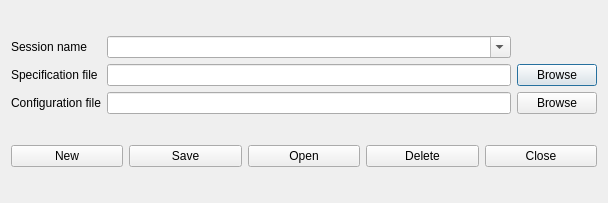
<?xml version="1.0" encoding="UTF-8"?>
<ui version="4.0">
 <class>SessionsDialog</class>
 <widget class="QDialog" name="SessionsDialog">
  <property name="geometry">
   <rect>
    <x>0</x>
    <y>0</y>
    <width>608</width>
    <height>203</height>
   </rect>
  </property>
  <property name="windowTitle">
   <string>Sessions</string>
  </property>
  <layout class="QVBoxLayout" name="verticalLayout">
   <item>
    <layout class="QGridLayout" name="gridLayout">
     <item row="0" column="0">
      <widget class="QLabel" name="label_name">
       <property name="text">
        <string>Session name</string>
       </property>
      </widget>
     </item>
     <item row="1" column="0">
      <widget class="QLabel" name="label_specification">
       <property name="text">
        <string>Specification file</string>
       </property>
      </widget>
     </item>
     <item row="1" column="1">
      <widget class="QLineEdit" name="line_specification"/>
     </item>
     <item row="2" column="1">
      <widget class="QLineEdit" name="line_configuration"/>
     </item>
     <item row="2" column="0">
      <widget class="QLabel" name="label_configuration">
       <property name="text">
        <string>Configuration file</string>
       </property>
      </widget>
     </item>
     <item row="0" column="1">
      <widget class="QComboBox" name="combo_name">
       <property name="editable">
        <bool>true</bool>
       </property>
      </widget>
     </item>
     <item row="1" column="2">
      <widget class="QPushButton" name="button_specification">
       <property name="text">
        <string>Browse</string>
       </property>
       <property name="icon">
        <iconset theme="document-open">
         <normaloff/>
        </iconset>
       </property>
      </widget>
     </item>
     <item row="2" column="2">
      <widget class="QPushButton" name="button_configuration">
       <property name="text">
        <string>Browse</string>
       </property>
       <property name="icon">
        <iconset theme="document-open">
         <normaloff/>
        </iconset>
       </property>
      </widget>
     </item>
    </layout>
   </item>
   <item>
    <layout class="QHBoxLayout" name="horizontalLayout_2">
     <item>
      <widget class="QPushButton" name="button_new">
       <property name="text">
        <string>New</string>
       </property>
       <property name="icon">
        <iconset theme="document-new">
         <normaloff/>
        </iconset>
       </property>
       <property name="shortcut">
        <string>Ctrl+N</string>
       </property>
      </widget>
     </item>
     <item>
      <widget class="QPushButton" name="button_save">
       <property name="text">
        <string>Save</string>
       </property>
       <property name="icon">
        <iconset theme="document-save">
         <normaloff/>
        </iconset>
       </property>
       <property name="shortcut">
        <string>Ctrl+S</string>
       </property>
      </widget>
     </item>
     <item>
      <widget class="QPushButton" name="button_open">
       <property name="text">
        <string>Open</string>
       </property>
       <property name="icon">
        <iconset theme="document-open">
         <normaloff/>
        </iconset>
       </property>
       <property name="shortcut">
        <string>Ctrl+O</string>
       </property>
      </widget>
     </item>
     <item>
      <widget class="QPushButton" name="button_delete">
       <property name="text">
        <string>Delete</string>
       </property>
       <property name="icon">
        <iconset theme="edit-delete">
         <normaloff/>
        </iconset>
       </property>
      </widget>
     </item>
     <item>
      <widget class="QPushButton" name="button_close">
       <property name="text">
        <string>Close</string>
       </property>
       <property name="icon">
        <iconset theme="window-close">
         <normaloff/>
        </iconset>
       </property>
      </widget>
     </item>
    </layout>
   </item>
  </layout>
 </widget>
 <resources/>
 <connections>
  <connection>
   <sender>button_specification</sender>
   <signal>clicked()</signal>
   <receiver>SessionsDialog</receiver>
   <slot>on_button_specification()</slot>
   <hints>
    <hint type="sourcelabel">
     <x>375</x>
     <y>107</y>
    </hint>
    <hint type="destinationlabel">
     <x>211</x>
     <y>152</y>
    </hint>
   </hints>
  </connection>
  <connection>
   <sender>button_configuration</sender>
   <signal>clicked()</signal>
   <receiver>SessionsDialog</receiver>
   <slot>on_button_configuration()</slot>
   <hints>
    <hint type="sourcelabel">
     <x>375</x>
     <y>227</y>
    </hint>
    <hint type="destinationlabel">
     <x>211</x>
     <y>152</y>
    </hint>
   </hints>
  </connection>
  <connection>
   <sender>combo_name</sender>
   <signal>activated(QString)</signal>
   <receiver>SessionsDialog</receiver>
   <slot>on_combo_name()</slot>
   <hints>
    <hint type="sourcelabel">
     <x>321</x>
     <y>36</y>
    </hint>
    <hint type="destinationlabel">
     <x>303</x>
     <y>101</y>
    </hint>
   </hints>
  </connection>
  <connection>
   <sender>button_new</sender>
   <signal>clicked()</signal>
   <receiver>SessionsDialog</receiver>
   <slot>on_button_new()</slot>
   <hints>
    <hint type="sourcelabel">
     <x>62</x>
     <y>151</y>
    </hint>
    <hint type="destinationlabel">
     <x>303</x>
     <y>101</y>
    </hint>
   </hints>
  </connection>
  <connection>
   <sender>button_save</sender>
   <signal>clicked()</signal>
   <receiver>SessionsDialog</receiver>
   <slot>on_button_save()</slot>
   <hints>
    <hint type="sourcelabel">
     <x>183</x>
     <y>151</y>
    </hint>
    <hint type="destinationlabel">
     <x>303</x>
     <y>101</y>
    </hint>
   </hints>
  </connection>
  <connection>
   <sender>button_open</sender>
   <signal>clicked()</signal>
   <receiver>SessionsDialog</receiver>
   <slot>on_button_open()</slot>
   <hints>
    <hint type="sourcelabel">
     <x>303</x>
     <y>151</y>
    </hint>
    <hint type="destinationlabel">
     <x>303</x>
     <y>101</y>
    </hint>
   </hints>
  </connection>
  <connection>
   <sender>button_delete</sender>
   <signal>clicked()</signal>
   <receiver>SessionsDialog</receiver>
   <slot>on_button_delete()</slot>
   <hints>
    <hint type="sourcelabel">
     <x>424</x>
     <y>151</y>
    </hint>
    <hint type="destinationlabel">
     <x>303</x>
     <y>101</y>
    </hint>
   </hints>
  </connection>
  <connection>
   <sender>button_close</sender>
   <signal>clicked()</signal>
   <receiver>SessionsDialog</receiver>
   <slot>on_button_close()</slot>
   <hints>
    <hint type="sourcelabel">
     <x>544</x>
     <y>151</y>
    </hint>
    <hint type="destinationlabel">
     <x>303</x>
     <y>101</y>
    </hint>
   </hints>
  </connection>
 </connections>
 <slots>
  <slot>on_button_specification()</slot>
  <slot>on_button_configuration()</slot>
  <slot>on_combo_name()</slot>
  <slot>on_button_new()</slot>
  <slot>on_button_save()</slot>
  <slot>on_button_open()</slot>
  <slot>on_button_delete()</slot>
  <slot>on_button_close()</slot>
 </slots>
</ui>
